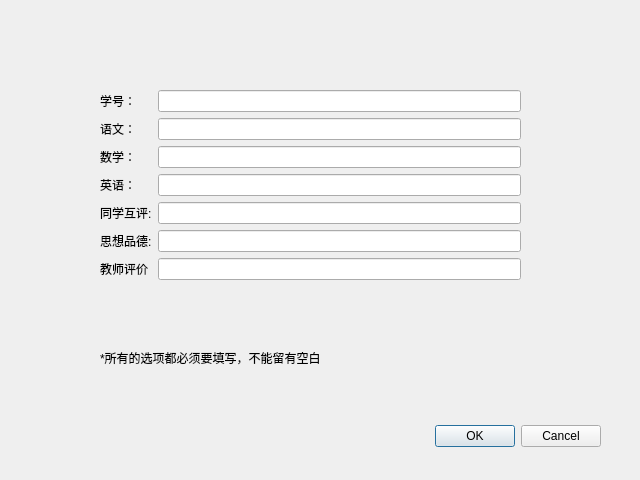
<?xml version="1.0" encoding="UTF-8"?>
<ui version="4.0">
 <class>add_new_score</class>
 <widget class="QDialog" name="add_new_score">
  <property name="geometry">
   <rect>
    <x>0</x>
    <y>0</y>
    <width>640</width>
    <height>480</height>
   </rect>
  </property>
  <property name="windowTitle">
   <string>添加新的成绩</string>
  </property>
  <widget class="QDialogButtonBox" name="buttonBox">
   <property name="geometry">
    <rect>
     <x>370</x>
     <y>420</y>
     <width>231</width>
     <height>32</height>
    </rect>
   </property>
   <property name="orientation">
    <enum>Qt::Horizontal</enum>
   </property>
   <property name="standardButtons">
    <set>QDialogButtonBox::Cancel|QDialogButtonBox::Ok</set>
   </property>
  </widget>
  <widget class="QWidget" name="formLayoutWidget">
   <property name="geometry">
    <rect>
     <x>100</x>
     <y>90</y>
     <width>421</width>
     <height>231</height>
    </rect>
   </property>
   <layout class="QFormLayout" name="formLayout">
    <item row="0" column="0">
     <widget class="QLabel" name="label">
      <property name="text">
       <string>学号：</string>
      </property>
     </widget>
    </item>
    <item row="1" column="0">
     <widget class="QLabel" name="label_2">
      <property name="text">
       <string>语文：</string>
      </property>
     </widget>
    </item>
    <item row="2" column="0">
     <widget class="QLabel" name="label_3">
      <property name="text">
       <string>数学：</string>
      </property>
     </widget>
    </item>
    <item row="3" column="0">
     <widget class="QLabel" name="label_4">
      <property name="text">
       <string>英语：</string>
      </property>
     </widget>
    </item>
    <item row="4" column="0">
     <widget class="QLabel" name="label_5">
      <property name="text">
       <string>同学互评:</string>
      </property>
     </widget>
    </item>
    <item row="5" column="0">
     <widget class="QLabel" name="label_6">
      <property name="text">
       <string>思想品德:</string>
      </property>
     </widget>
    </item>
    <item row="6" column="0">
     <widget class="QLabel" name="label_7">
      <property name="text">
       <string>教师评价</string>
      </property>
     </widget>
    </item>
    <item row="0" column="1">
     <widget class="QLineEdit" name="id_edit"/>
    </item>
    <item row="1" column="1">
     <widget class="QLineEdit" name="chinese_edit"/>
    </item>
    <item row="2" column="1">
     <widget class="QLineEdit" name="math_edit"/>
    </item>
    <item row="3" column="1">
     <widget class="QLineEdit" name="english_edit"/>
    </item>
    <item row="4" column="1">
     <widget class="QLineEdit" name="mutual_edit"/>
    </item>
    <item row="5" column="1">
     <widget class="QLineEdit" name="quality_edit"/>
    </item>
    <item row="6" column="1">
     <widget class="QLineEdit" name="teacher_edit"/>
    </item>
   </layout>
  </widget>
  <widget class="QLabel" name="label_8">
   <property name="geometry">
    <rect>
     <x>100</x>
     <y>350</y>
     <width>331</width>
     <height>16</height>
    </rect>
   </property>
   <property name="text">
    <string>*所有的选项都必须要填写，不能留有空白</string>
   </property>
  </widget>
 </widget>
 <resources/>
 <connections>
  <connection>
   <sender>buttonBox</sender>
   <signal>accepted()</signal>
   <receiver>add_new_score</receiver>
   <slot>accept()</slot>
   <hints>
    <hint type="sourcelabel">
     <x>248</x>
     <y>254</y>
    </hint>
    <hint type="destinationlabel">
     <x>157</x>
     <y>274</y>
    </hint>
   </hints>
  </connection>
  <connection>
   <sender>buttonBox</sender>
   <signal>rejected()</signal>
   <receiver>add_new_score</receiver>
   <slot>reject()</slot>
   <hints>
    <hint type="sourcelabel">
     <x>316</x>
     <y>260</y>
    </hint>
    <hint type="destinationlabel">
     <x>286</x>
     <y>274</y>
    </hint>
   </hints>
  </connection>
 </connections>
</ui>
